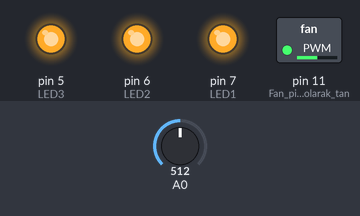
The sketch below on a simulated Arduino Uno, built with avr-gcc and run on an emulated ATmega328P. On the bench: switched loads named in the sketch (green lamp = pin HIGH), output pins drawn as LEDs (lit = HIGH). Inputs (shaded band) come from the test bench; at power-on: A0 = 512.

Above: at 1.2 s.
1.3 s: A0 set to 716
At 1.7 s:
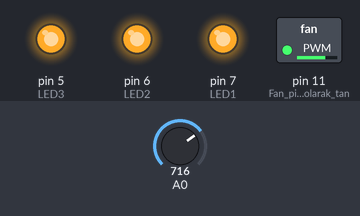
2.8 s: A0 set to 900
At 4.0 s:
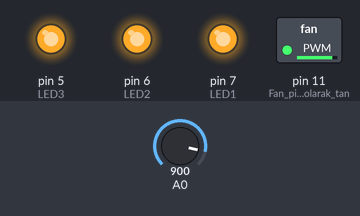
4.3 s: A0 set to 122
At 5.2 s:
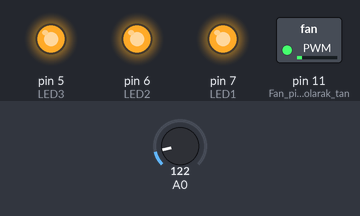
5.8 s: A0 set to 16
At 6.3 s:
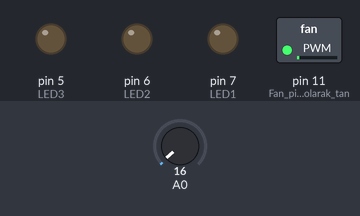
7.3 s: A0 set to 0
At 8.6 s:
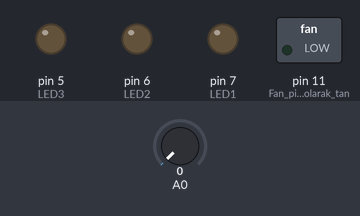
Timing chart, 0 to 9.8 s (numbered marks = the images above; inputs shaded):
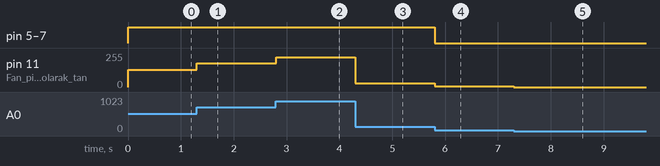

The sketch:

Project_Code.ino
```cpp
//LED'lerin bağlı olduğu pinler tanımlandı.
#define LED1 7
#define LED2 6
#define LED3 5

long analog;
float heat;
int velocity;
void setup()
{
  pinMode(11,OUTPUT);   // Fan pini çıkış olarak tanımlanır.
  pinMode(7,OUTPUT);  // 7,6 ve 5'de LED'ler bağlıdır. Çıkış olarak tanımlanırlar.
  pinMode(6,OUTPUT);
  pinMode(5,OUTPUT);
}
void loop()
{
  analog=analogRead(0);   // Sıcaklık sensörü okunur.
  heat=analog*0.488;       // Okunan sıcaklık bilgisine göre sıcaklık santigrat cinsinden hesaplanır.
  velocity=analog/4;          // Ortamın sıcaklık değerine göre motorun hızı hesaplanır.
  analogWrite(11,velocity);   // Motor hesaplanan hızda döndürülür. Sıcaklık arttıkça motorun dönüş hızı da artar.

    if(heat>22)    //Isı 22 santigrat dereceyi aşmışsa LED1 ışık verir.
  {
    digitalWrite(LED1,HIGH);
  }
   if(heat>24)     //Isı 24 santigrat dereceyi aşmışsa LED2 ışık verir.
  {
    digitalWrite(LED2,HIGH);
  }
     if(heat>26)   //Isı 26 santigrat dereceyi aşmışsa LED3 ışık verir.
  {
    digitalWrite(LED3,HIGH);
  }
      if(heat<22)    //Isı 22 santigrat derecenin altına düşmüşse LED1 söner.
  {
    digitalWrite(LED1,LOW);
  }
   if(heat<24)     //Isı 24 santigrat derecenin altına düşmüşse LED2 söner.
  {
    digitalWrite(LED2,LOW);
  }
     if(heat<26)   //Isı 26 santigrat derecenin altına düşmüşse LED3 söner.
  {
    digitalWrite(LED3,LOW);
  }
}
```

Measured:
- after the input at 1.3 s, pin 11 (Fan_pini_çıkış_olarak_tan): 128/255 → 179/255 at once
- after the input at 2.8 s, pin 11 (Fan_pini_çıkış_olarak_tan): 179/255 → 225/255 at once
- after the input at 4.3 s, pin 11 (Fan_pini_çıkış_olarak_tan): 225/255 → 30/255 at once
- after the input at 5.8 s, pin 5 (LED3), pin 6 (LED2), pin 7 (LED1): HIGH → LOW at once; pin 11 (Fan_pini_çıkış_olarak_tan): 30/255 → 4/255 at once
- after the input at 7.3 s, pin 11 (Fan_pini_çıkış_olarak_tan): 4/255 → 0/255 at once
